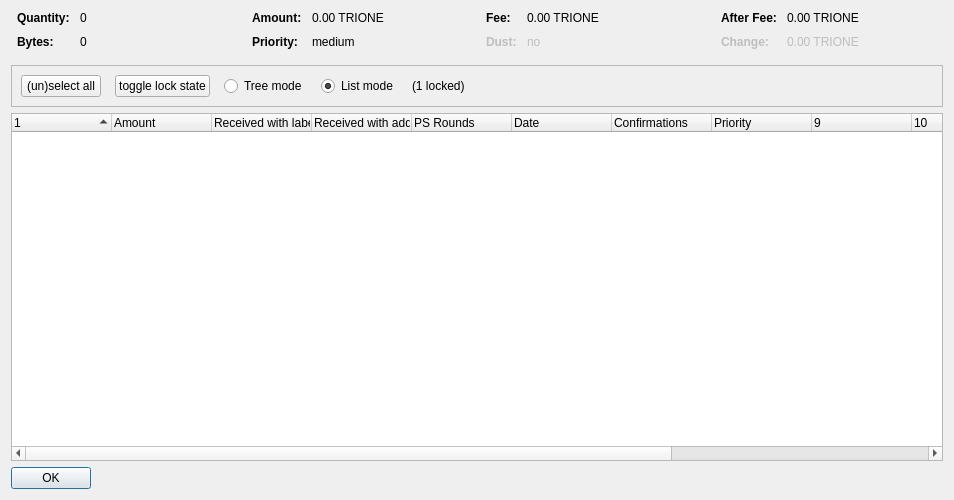
<?xml version="1.0" encoding="UTF-8"?>
<ui version="4.0">
 <class>CoinControlDialog</class>
 <widget class="QDialog" name="CoinControlDialog">
  <property name="geometry">
   <rect>
    <x>0</x>
    <y>0</y>
    <width>954</width>
    <height>500</height>
   </rect>
  </property>
  <property name="windowTitle">
   <string>Coin Selection</string>
  </property>
  <layout class="QVBoxLayout" name="verticalLayout">
   <item>
    <layout class="QHBoxLayout" name="horizontalLayoutTop" stretch="0,0,0,0">
     <property name="topMargin">
      <number>0</number>
     </property>
     <property name="bottomMargin">
      <number>10</number>
     </property>
     <item>
      <layout class="QFormLayout" name="formLayoutCoinControl1">
       <property name="horizontalSpacing">
        <number>10</number>
       </property>
       <property name="verticalSpacing">
        <number>10</number>
       </property>
       <property name="leftMargin">
        <number>6</number>
       </property>
       <property name="rightMargin">
        <number>6</number>
       </property>
       <item row="0" column="0">
        <widget class="QLabel" name="labelCoinControlQuantityText">
         <property name="font">
          <font>
           <weight>75</weight>
           <bold>true</bold>
          </font>
         </property>
         <property name="text">
          <string>Quantity:</string>
         </property>
        </widget>
       </item>
       <item row="0" column="1">
        <widget class="QLabel" name="labelCoinControlQuantity">
         <property name="cursor">
          <cursorShape>IBeamCursor</cursorShape>
         </property>
         <property name="contextMenuPolicy">
          <enum>Qt::ActionsContextMenu</enum>
         </property>
         <property name="text">
          <string notr="true">0</string>
         </property>
         <property name="textInteractionFlags">
          <set>Qt::LinksAccessibleByMouse|Qt::TextSelectableByKeyboard|Qt::TextSelectableByMouse</set>
         </property>
        </widget>
       </item>
       <item row="1" column="0">
        <widget class="QLabel" name="labelCoinControlBytesText">
         <property name="font">
          <font>
           <weight>75</weight>
           <bold>true</bold>
          </font>
         </property>
         <property name="text">
          <string>Bytes:</string>
         </property>
        </widget>
       </item>
       <item row="1" column="1">
        <widget class="QLabel" name="labelCoinControlBytes">
         <property name="cursor">
          <cursorShape>IBeamCursor</cursorShape>
         </property>
         <property name="contextMenuPolicy">
          <enum>Qt::ActionsContextMenu</enum>
         </property>
         <property name="text">
          <string notr="true">0</string>
         </property>
         <property name="textInteractionFlags">
          <set>Qt::LinksAccessibleByMouse|Qt::TextSelectableByKeyboard|Qt::TextSelectableByMouse</set>
         </property>
        </widget>
       </item>
      </layout>
     </item>
     <item>
      <layout class="QFormLayout" name="formLayoutCoinControl2">
       <property name="horizontalSpacing">
        <number>10</number>
       </property>
       <property name="verticalSpacing">
        <number>10</number>
       </property>
       <property name="leftMargin">
        <number>6</number>
       </property>
       <property name="rightMargin">
        <number>6</number>
       </property>
       <item row="0" column="0">
        <widget class="QLabel" name="labelCoinControlAmountText">
         <property name="font">
          <font>
           <weight>75</weight>
           <bold>true</bold>
          </font>
         </property>
         <property name="text">
          <string>Amount:</string>
         </property>
        </widget>
       </item>
       <item row="0" column="1">
        <widget class="QLabel" name="labelCoinControlAmount">
         <property name="cursor">
          <cursorShape>IBeamCursor</cursorShape>
         </property>
         <property name="contextMenuPolicy">
          <enum>Qt::ActionsContextMenu</enum>
         </property>
         <property name="text">
          <string notr="true">0.00 TRIONE</string>
         </property>
         <property name="textInteractionFlags">
          <set>Qt::LinksAccessibleByMouse|Qt::TextSelectableByKeyboard|Qt::TextSelectableByMouse</set>
         </property>
        </widget>
       </item>
       <item row="1" column="0">
        <widget class="QLabel" name="labelCoinControlPriorityText">
         <property name="font">
          <font>
           <weight>75</weight>
           <bold>true</bold>
          </font>
         </property>
         <property name="text">
          <string>Priority:</string>
         </property>
        </widget>
       </item>
       <item row="1" column="1">
        <widget class="QLabel" name="labelCoinControlPriority">
         <property name="cursor">
          <cursorShape>IBeamCursor</cursorShape>
         </property>
         <property name="contextMenuPolicy">
          <enum>Qt::ActionsContextMenu</enum>
         </property>
         <property name="text">
          <string>medium</string>
         </property>
         <property name="textInteractionFlags">
          <set>Qt::LinksAccessibleByMouse|Qt::TextSelectableByKeyboard|Qt::TextSelectableByMouse</set>
         </property>
        </widget>
       </item>
      </layout>
     </item>
     <item>
      <layout class="QFormLayout" name="formLayoutCoinControl3">
       <property name="horizontalSpacing">
        <number>10</number>
       </property>
       <property name="verticalSpacing">
        <number>10</number>
       </property>
       <property name="leftMargin">
        <number>6</number>
       </property>
       <property name="rightMargin">
        <number>6</number>
       </property>
       <item row="0" column="0">
        <widget class="QLabel" name="labelCoinControlFeeText">
         <property name="font">
          <font>
           <weight>75</weight>
           <bold>true</bold>
          </font>
         </property>
         <property name="text">
          <string>Fee:</string>
         </property>
        </widget>
       </item>
       <item row="0" column="1">
        <widget class="QLabel" name="labelCoinControlFee">
         <property name="cursor">
          <cursorShape>IBeamCursor</cursorShape>
         </property>
         <property name="contextMenuPolicy">
          <enum>Qt::ActionsContextMenu</enum>
         </property>
         <property name="text">
          <string notr="true">0.00 TRIONE</string>
         </property>
         <property name="textInteractionFlags">
          <set>Qt::LinksAccessibleByMouse|Qt::TextSelectableByKeyboard|Qt::TextSelectableByMouse</set>
         </property>
        </widget>
       </item>
       <item row="1" column="0">
        <widget class="QLabel" name="labelCoinControlLowOutputText">
         <property name="enabled">
          <bool>false</bool>
         </property>
         <property name="font">
          <font>
           <weight>75</weight>
           <bold>true</bold>
          </font>
         </property>
         <property name="text">
          <string>Dust:</string>
         </property>
        </widget>
       </item>
       <item row="1" column="1">
        <widget class="QLabel" name="labelCoinControlLowOutput">
         <property name="enabled">
          <bool>false</bool>
         </property>
         <property name="cursor">
          <cursorShape>IBeamCursor</cursorShape>
         </property>
         <property name="contextMenuPolicy">
          <enum>Qt::ActionsContextMenu</enum>
         </property>
         <property name="text">
          <string>no</string>
         </property>
         <property name="textInteractionFlags">
          <set>Qt::LinksAccessibleByMouse|Qt::TextSelectableByKeyboard|Qt::TextSelectableByMouse</set>
         </property>
        </widget>
       </item>
      </layout>
     </item>
     <item>
      <layout class="QFormLayout" name="formLayoutCoinControl4">
       <property name="horizontalSpacing">
        <number>10</number>
       </property>
       <property name="verticalSpacing">
        <number>10</number>
       </property>
       <property name="leftMargin">
        <number>6</number>
       </property>
       <property name="rightMargin">
        <number>6</number>
       </property>
       <item row="0" column="0">
        <widget class="QLabel" name="labelCoinControlAfterFeeText">
         <property name="font">
          <font>
           <weight>75</weight>
           <bold>true</bold>
          </font>
         </property>
         <property name="text">
          <string>After Fee:</string>
         </property>
        </widget>
       </item>
       <item row="0" column="1">
        <widget class="QLabel" name="labelCoinControlAfterFee">
         <property name="cursor">
          <cursorShape>IBeamCursor</cursorShape>
         </property>
         <property name="contextMenuPolicy">
          <enum>Qt::ActionsContextMenu</enum>
         </property>
         <property name="text">
          <string notr="true">0.00 TRIONE</string>
         </property>
         <property name="textInteractionFlags">
          <set>Qt::LinksAccessibleByMouse|Qt::TextSelectableByKeyboard|Qt::TextSelectableByMouse</set>
         </property>
        </widget>
       </item>
       <item row="1" column="0">
        <widget class="QLabel" name="labelCoinControlChangeText">
         <property name="enabled">
          <bool>false</bool>
         </property>
         <property name="font">
          <font>
           <weight>75</weight>
           <bold>true</bold>
          </font>
         </property>
         <property name="text">
          <string>Change:</string>
         </property>
        </widget>
       </item>
       <item row="1" column="1">
        <widget class="QLabel" name="labelCoinControlChange">
         <property name="enabled">
          <bool>false</bool>
         </property>
         <property name="cursor">
          <cursorShape>IBeamCursor</cursorShape>
         </property>
         <property name="contextMenuPolicy">
          <enum>Qt::ActionsContextMenu</enum>
         </property>
         <property name="text">
          <string notr="true">0.00 TRIONE</string>
         </property>
         <property name="textInteractionFlags">
          <set>Qt::LinksAccessibleByMouse|Qt::TextSelectableByKeyboard|Qt::TextSelectableByMouse</set>
         </property>
        </widget>
       </item>
      </layout>
     </item>
    </layout>
   </item>
   <item>
    <widget class="QFrame" name="frame">
     <property name="minimumSize">
      <size>
       <width>0</width>
       <height>40</height>
      </size>
     </property>
     <property name="frameShape">
      <enum>QFrame::StyledPanel</enum>
     </property>
     <property name="frameShadow">
      <enum>QFrame::Sunken</enum>
     </property>
     <layout class="QHBoxLayout" name="horizontalLayout">
      <item>
       <layout class="QHBoxLayout" name="horizontalLayoutPanel" stretch="0,0,0,0,0,0">
        <property name="spacing">
         <number>14</number>
        </property>
        <item>
         <widget class="QPushButton" name="pushButtonSelectAll">
          <property name="sizePolicy">
           <sizepolicy hsizetype="Maximum" vsizetype="Fixed">
            <horstretch>0</horstretch>
            <verstretch>0</verstretch>
           </sizepolicy>
          </property>
          <property name="text">
           <string>(un)select all</string>
          </property>
          <property name="autoDefault">
           <bool>false</bool>
          </property>
         </widget>
        </item>
        <item>
         <widget class="QPushButton" name="pushButtonToggleLock">
          <property name="sizePolicy">
           <sizepolicy hsizetype="Maximum" vsizetype="Fixed">
            <horstretch>0</horstretch>
            <verstretch>0</verstretch>
           </sizepolicy>
          </property>
          <property name="text">
           <string>toggle lock state</string>
          </property>
          <property name="autoDefault">
           <bool>false</bool>
          </property>
         </widget>
        </item>
        <item>
         <widget class="QRadioButton" name="radioTreeMode">
          <property name="sizePolicy">
           <sizepolicy hsizetype="Maximum" vsizetype="Fixed">
            <horstretch>0</horstretch>
            <verstretch>0</verstretch>
           </sizepolicy>
          </property>
          <property name="text">
           <string>Tree mode</string>
          </property>
         </widget>
        </item>
        <item>
         <widget class="QRadioButton" name="radioListMode">
          <property name="sizePolicy">
           <sizepolicy hsizetype="Maximum" vsizetype="Fixed">
            <horstretch>0</horstretch>
            <verstretch>0</verstretch>
           </sizepolicy>
          </property>
          <property name="text">
           <string>List mode</string>
          </property>
          <property name="checked">
           <bool>true</bool>
          </property>
         </widget>
        </item>
        <item>
         <widget class="QLabel" name="labelLocked">
          <property name="text">
           <string>(1 locked)</string>
          </property>
         </widget>
        </item>
        <item>
         <spacer name="horizontalSpacer">
          <property name="orientation">
           <enum>Qt::Horizontal</enum>
          </property>
          <property name="sizeHint" stdset="0">
           <size>
            <width>40</width>
            <height>20</height>
           </size>
          </property>
         </spacer>
        </item>
       </layout>
      </item>
     </layout>
    </widget>
   </item>
   <item>
    <widget class="CoinControlTreeWidget" name="treeWidget">
     <property name="contextMenuPolicy">
      <enum>Qt::CustomContextMenu</enum>
     </property>
     <property name="sortingEnabled">
      <bool>false</bool>
     </property>
     <property name="columnCount">
      <number>13</number>
     </property>
     <attribute name="headerShowSortIndicator" stdset="0">
      <bool>true</bool>
     </attribute>
     <attribute name="headerStretchLastSection">
      <bool>false</bool>
     </attribute>
     <column>
      <property name="text">
       <string/>
      </property>
     </column>
     <column>
      <property name="text">
       <string>Amount</string>
      </property>
     </column>
     <column>
      <property name="text">
       <string>Received with label</string>
      </property>
     </column>
     <column>
      <property name="text">
       <string>Received with address</string>
      </property>
     </column>
     <column>
      <property name="text">
       <string>PS Rounds</string>
      </property>
     </column>
     <column>
      <property name="text">
       <string>Date</string>
      </property>
     </column>
     <column>
      <property name="text">
       <string>Confirmations</string>
      </property>
      <property name="toolTip">
       <string>Confirmed</string>
      </property>
     </column>
     <column>
      <property name="text">
       <string>Priority</string>
      </property>
     </column>
     <column>
      <property name="text">
       <string/>
      </property>
     </column>
     <column>
      <property name="text">
       <string/>
      </property>
     </column>
     <column>
      <property name="text">
       <string/>
      </property>
     </column>
     <column>
      <property name="text">
       <string/>
      </property>
     </column>
     <column>
      <property name="text">
       <string/>
      </property>
     </column>
    </widget>
   </item>
   <item>
    <widget class="QDialogButtonBox" name="buttonBox">
     <property name="sizePolicy">
      <sizepolicy hsizetype="Maximum" vsizetype="Fixed">
       <horstretch>0</horstretch>
       <verstretch>0</verstretch>
      </sizepolicy>
     </property>
     <property name="orientation">
      <enum>Qt::Horizontal</enum>
     </property>
     <property name="standardButtons">
      <set>QDialogButtonBox::Ok</set>
     </property>
    </widget>
   </item>
  </layout>
 </widget>
 <customwidgets>
  <customwidget>
   <class>CoinControlTreeWidget</class>
   <extends>QTreeWidget</extends>
   <header>coincontroltreewidget.h</header>
  </customwidget>
 </customwidgets>
 <resources/>
 <connections/>
</ui>
